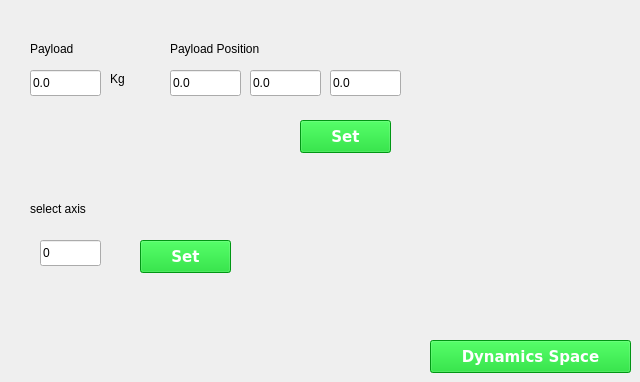
    <widget class="QWidget" name="tab_state">
     <attribute name="title">
      <string>Dynamics Space</string>
     </attribute>
     <widget class="QPushButton" name="btn_dyn_space">
      <property name="geometry">
       <rect>
        <x>430</x>
        <y>340</y>
        <width>201</width>
        <height>33</height>
       </rect>
      </property>
      <property name="palette">
       <palette>
        <active>
         <colorrole role="WindowText">
          <brush brushstyle="SolidPattern">
           <color alpha="255">
            <red>255</red>
            <green>255</green>
            <blue>255</blue>
           </color>
          </brush>
         </colorrole>
         <colorrole role="Button">
          <brush brushstyle="SolidPattern">
           <color alpha="255">
            <red>0</red>
            <green>210</green>
            <blue>26</blue>
           </color>
          </brush>
         </colorrole>
         <colorrole role="Text">
          <brush brushstyle="SolidPattern">
           <color alpha="255">
            <red>255</red>
            <green>255</green>
            <blue>255</blue>
           </color>
          </brush>
         </colorrole>
         <colorrole role="ButtonText">
          <brush brushstyle="SolidPattern">
           <color alpha="255">
            <red>255</red>
            <green>255</green>
            <blue>255</blue>
           </color>
          </brush>
         </colorrole>
         <colorrole role="Base">
          <brush brushstyle="SolidPattern">
           <color alpha="255">
            <red>0</red>
            <green>210</green>
            <blue>26</blue>
           </color>
          </brush>
         </colorrole>
         <colorrole role="Window">
          <brush brushstyle="SolidPattern">
           <color alpha="255">
            <red>0</red>
            <green>210</green>
            <blue>26</blue>
           </color>
          </brush>
         </colorrole>
        </active>
        <inactive>
         <colorrole role="WindowText">
          <brush brushstyle="SolidPattern">
           <color alpha="255">
            <red>255</red>
            <green>255</green>
            <blue>255</blue>
           </color>
          </brush>
         </colorrole>
         <colorrole role="Button">
          <brush brushstyle="SolidPattern">
           <color alpha="255">
            <red>0</red>
            <green>210</green>
            <blue>26</blue>
           </color>
          </brush>
         </colorrole>
         <colorrole role="Text">
          <brush brushstyle="SolidPattern">
           <color alpha="255">
            <red>255</red>
            <green>255</green>
            <blue>255</blue>
           </color>
          </brush>
         </colorrole>
         <colorrole role="ButtonText">
          <brush brushstyle="SolidPattern">
           <color alpha="255">
            <red>255</red>
            <green>255</green>
            <blue>255</blue>
           </color>
          </brush>
         </colorrole>
         <colorrole role="Base">
          <brush brushstyle="SolidPattern">
           <color alpha="255">
            <red>0</red>
            <green>210</green>
            <blue>26</blue>
           </color>
          </brush>
         </colorrole>
         <colorrole role="Window">
          <brush brushstyle="SolidPattern">
           <color alpha="255">
            <red>0</red>
            <green>210</green>
            <blue>26</blue>
           </color>
          </brush>
         </colorrole>
        </inactive>
        <disabled>
         <colorrole role="WindowText">
          <brush brushstyle="SolidPattern">
           <color alpha="255">
            <red>255</red>
            <green>255</green>
            <blue>255</blue>
           </color>
          </brush>
         </colorrole>
         <colorrole role="Button">
          <brush brushstyle="SolidPattern">
           <color alpha="255">
            <red>0</red>
            <green>210</green>
            <blue>26</blue>
           </color>
          </brush>
         </colorrole>
         <colorrole role="Text">
          <brush brushstyle="SolidPattern">
           <color alpha="255">
            <red>255</red>
            <green>255</green>
            <blue>255</blue>
           </color>
          </brush>
         </colorrole>
         <colorrole role="ButtonText">
          <brush brushstyle="SolidPattern">
           <color alpha="255">
            <red>255</red>
            <green>255</green>
            <blue>255</blue>
           </color>
          </brush>
         </colorrole>
         <colorrole role="Base">
          <brush brushstyle="SolidPattern">
           <color alpha="255">
            <red>0</red>
            <green>210</green>
            <blue>26</blue>
           </color>
          </brush>
         </colorrole>
         <colorrole role="Window">
          <brush brushstyle="SolidPattern">
           <color alpha="255">
            <red>0</red>
            <green>210</green>
            <blue>26</blue>
           </color>
          </brush>
         </colorrole>
        </disabled>
       </palette>
      </property>
      <property name="font">
       <font>
        <family>Bitstream Vera Sans</family>
        <pointsize>11</pointsize>
        <weight>75</weight>
        <bold>true</bold>
       </font>
      </property>
      <property name="styleSheet">
       <string notr="true">background-color:#00d21a;color:white;border-color: black;</string>
      </property>
      <property name="text">
       <string>Dynamics Space</string>
      </property>
     </widget>
     <widget class="QPushButton" name="btn_dyn_axis_set">
      <property name="geometry">
       <rect>
        <x>140</x>
        <y>240</y>
        <width>91</width>
        <height>33</height>
       </rect>
      </property>
      <property name="palette">
       <palette>
        <active>
         <colorrole role="WindowText">
          <brush brushstyle="SolidPattern">
           <color alpha="255">
            <red>255</red>
            <green>255</green>
            <blue>255</blue>
           </color>
          </brush>
         </colorrole>
         <colorrole role="Button">
          <brush brushstyle="SolidPattern">
           <color alpha="255">
            <red>0</red>
            <green>210</green>
            <blue>26</blue>
           </color>
          </brush>
         </colorrole>
         <colorrole role="Text">
          <brush brushstyle="SolidPattern">
           <color alpha="255">
            <red>255</red>
            <green>255</green>
            <blue>255</blue>
           </color>
          </brush>
         </colorrole>
         <colorrole role="ButtonText">
          <brush brushstyle="SolidPattern">
           <color alpha="255">
            <red>255</red>
            <green>255</green>
            <blue>255</blue>
           </color>
          </brush>
         </colorrole>
         <colorrole role="Base">
          <brush brushstyle="SolidPattern">
           <color alpha="255">
            <red>0</red>
            <green>210</green>
            <blue>26</blue>
           </color>
          </brush>
         </colorrole>
         <colorrole role="Window">
          <brush brushstyle="SolidPattern">
           <color alpha="255">
            <red>0</red>
            <green>210</green>
            <blue>26</blue>
           </color>
          </brush>
         </colorrole>
        </active>
        <inactive>
         <colorrole role="WindowText">
          <brush brushstyle="SolidPattern">
           <color alpha="255">
            <red>255</red>
            <green>255</green>
            <blue>255</blue>
           </color>
          </brush>
         </colorrole>
         <colorrole role="Button">
          <brush brushstyle="SolidPattern">
           <color alpha="255">
            <red>0</red>
            <green>210</green>
            <blue>26</blue>
           </color>
          </brush>
         </colorrole>
         <colorrole role="Text">
          <brush brushstyle="SolidPattern">
           <color alpha="255">
            <red>255</red>
            <green>255</green>
            <blue>255</blue>
           </color>
          </brush>
         </colorrole>
         <colorrole role="ButtonText">
          <brush brushstyle="SolidPattern">
           <color alpha="255">
            <red>255</red>
            <green>255</green>
            <blue>255</blue>
           </color>
          </brush>
         </colorrole>
         <colorrole role="Base">
          <brush brushstyle="SolidPattern">
           <color alpha="255">
            <red>0</red>
            <green>210</green>
            <blue>26</blue>
           </color>
          </brush>
         </colorrole>
         <colorrole role="Window">
          <brush brushstyle="SolidPattern">
           <color alpha="255">
            <red>0</red>
            <green>210</green>
            <blue>26</blue>
           </color>
          </brush>
         </colorrole>
        </inactive>
        <disabled>
         <colorrole role="WindowText">
          <brush brushstyle="SolidPattern">
           <color alpha="255">
            <red>255</red>
            <green>255</green>
            <blue>255</blue>
           </color>
          </brush>
         </colorrole>
         <colorrole role="Button">
          <brush brushstyle="SolidPattern">
           <color alpha="255">
            <red>0</red>
            <green>210</green>
            <blue>26</blue>
           </color>
          </brush>
         </colorrole>
         <colorrole role="Text">
          <brush brushstyle="SolidPattern">
           <color alpha="255">
            <red>255</red>
            <green>255</green>
            <blue>255</blue>
           </color>
          </brush>
         </colorrole>
         <colorrole role="ButtonText">
          <brush brushstyle="SolidPattern">
           <color alpha="255">
            <red>255</red>
            <green>255</green>
            <blue>255</blue>
           </color>
          </brush>
         </colorrole>
         <colorrole role="Base">
          <brush brushstyle="SolidPattern">
           <color alpha="255">
            <red>0</red>
            <green>210</green>
            <blue>26</blue>
           </color>
          </brush>
         </colorrole>
         <colorrole role="Window">
          <brush brushstyle="SolidPattern">
           <color alpha="255">
            <red>0</red>
            <green>210</green>
            <blue>26</blue>
           </color>
          </brush>
         </colorrole>
        </disabled>
       </palette>
      </property>
      <property name="font">
       <font>
        <family>Bitstream Vera Sans</family>
        <pointsize>11</pointsize>
        <weight>75</weight>
        <bold>true</bold>
       </font>
      </property>
      <property name="styleSheet">
       <string notr="true">background-color:#00d21a;color:white;border-color: black;</string>
      </property>
      <property name="text">
       <string>Set</string>
      </property>
     </widget>
     <widget class="QLineEdit" name="lineEdit_axis_set">
      <property name="geometry">
       <rect>
        <x>40</x>
        <y>240</y>
        <width>61</width>
        <height>26</height>
       </rect>
      </property>
      <property name="text">
       <string>0</string>
      </property>
     </widget>
     <widget class="QLabel" name="label_7">
      <property name="geometry">
       <rect>
        <x>30</x>
        <y>200</y>
        <width>151</width>
        <height>17</height>
       </rect>
      </property>
      <property name="text">
       <string>select axis</string>
      </property>
     </widget>
     <widget class="QLineEdit" name="lineEdit_payload_space">
      <property name="geometry">
       <rect>
        <x>30</x>
        <y>70</y>
        <width>71</width>
        <height>26</height>
       </rect>
      </property>
      <property name="text">
       <string>0.0</string>
      </property>
     </widget>
     <widget class="QLabel" name="label_15">
      <property name="geometry">
       <rect>
        <x>30</x>
        <y>40</y>
        <width>67</width>
        <height>17</height>
       </rect>
      </property>
      <property name="text">
       <string>Payload</string>
      </property>
     </widget>
     <widget class="QLabel" name="label_16">
      <property name="geometry">
       <rect>
        <x>110</x>
        <y>70</y>
        <width>31</width>
        <height>17</height>
       </rect>
      </property>
      <property name="text">
       <string>Kg</string>
      </property>
     </widget>
     <widget class="QLabel" name="label_17">
      <property name="geometry">
       <rect>
        <x>170</x>
        <y>40</y>
        <width>161</width>
        <height>17</height>
       </rect>
      </property>
      <property name="text">
       <string>Payload Position</string>
      </property>
     </widget>
     <widget class="QLineEdit" name="lineEdit_payload_y_space">
      <property name="geometry">
       <rect>
        <x>250</x>
        <y>70</y>
        <width>71</width>
        <height>26</height>
       </rect>
      </property>
      <property name="text">
       <string>0.0</string>
      </property>
     </widget>
     <widget class="QLineEdit" name="lineEdit_payload_x_space">
      <property name="geometry">
       <rect>
        <x>170</x>
        <y>70</y>
        <width>71</width>
        <height>26</height>
       </rect>
      </property>
      <property name="text">
       <string>0.0</string>
      </property>
     </widget>
     <widget class="QLineEdit" name="lineEdit_payload_z_space">
      <property name="geometry">
       <rect>
        <x>330</x>
        <y>70</y>
        <width>71</width>
        <height>26</height>
       </rect>
      </property>
      <property name="text">
       <string>0.0</string>
      </property>
     </widget>
     <widget class="QPushButton" name="btn_dyn_space_set">
      <property name="geometry">
       <rect>
        <x>300</x>
        <y>120</y>
        <width>91</width>
        <height>33</height>
       </rect>
      </property>
      <property name="palette">
       <palette>
        <active>
         <colorrole role="WindowText">
          <brush brushstyle="SolidPattern">
           <color alpha="255">
            <red>255</red>
            <green>255</green>
            <blue>255</blue>
           </color>
          </brush>
         </colorrole>
         <colorrole role="Button">
          <brush brushstyle="SolidPattern">
           <color alpha="255">
            <red>0</red>
            <green>210</green>
            <blue>26</blue>
           </color>
          </brush>
         </colorrole>
         <colorrole role="Text">
          <brush brushstyle="SolidPattern">
           <color alpha="255">
            <red>255</red>
            <green>255</green>
            <blue>255</blue>
           </color>
          </brush>
         </colorrole>
         <colorrole role="ButtonText">
          <brush brushstyle="SolidPattern">
           <color alpha="255">
            <red>255</red>
            <green>255</green>
            <blue>255</blue>
           </color>
          </brush>
         </colorrole>
         <colorrole role="Base">
          <brush brushstyle="SolidPattern">
           <color alpha="255">
            <red>0</red>
            <green>210</green>
            <blue>26</blue>
           </color>
          </brush>
         </colorrole>
         <colorrole role="Window">
          <brush brushstyle="SolidPattern">
           <color alpha="255">
            <red>0</red>
            <green>210</green>
            <blue>26</blue>
           </color>
          </brush>
         </colorrole>
        </active>
        <inactive>
         <colorrole role="WindowText">
          <brush brushstyle="SolidPattern">
           <color alpha="255">
            <red>255</red>
            <green>255</green>
            <blue>255</blue>
           </color>
          </brush>
         </colorrole>
         <colorrole role="Button">
          <brush brushstyle="SolidPattern">
           <color alpha="255">
            <red>0</red>
            <green>210</green>
            <blue>26</blue>
           </color>
          </brush>
         </colorrole>
         <colorrole role="Text">
          <brush brushstyle="SolidPattern">
           <color alpha="255">
            <red>255</red>
            <green>255</green>
            <blue>255</blue>
           </color>
          </brush>
         </colorrole>
         <colorrole role="ButtonText">
          <brush brushstyle="SolidPattern">
           <color alpha="255">
            <red>255</red>
            <green>255</green>
            <blue>255</blue>
           </color>
          </brush>
         </colorrole>
         <colorrole role="Base">
          <brush brushstyle="SolidPattern">
           <color alpha="255">
            <red>0</red>
            <green>210</green>
            <blue>26</blue>
           </color>
          </brush>
         </colorrole>
         <colorrole role="Window">
          <brush brushstyle="SolidPattern">
           <color alpha="255">
            <red>0</red>
            <green>210</green>
            <blue>26</blue>
           </color>
          </brush>
         </colorrole>
        </inactive>
        <disabled>
         <colorrole role="WindowText">
          <brush brushstyle="SolidPattern">
           <color alpha="255">
            <red>255</red>
            <green>255</green>
            <blue>255</blue>
           </color>
          </brush>
         </colorrole>
         <colorrole role="Button">
          <brush brushstyle="SolidPattern">
           <color alpha="255">
            <red>0</red>
            <green>210</green>
            <blue>26</blue>
           </color>
          </brush>
         </colorrole>
         <colorrole role="Text">
          <brush brushstyle="SolidPattern">
           <color alpha="255">
            <red>255</red>
            <green>255</green>
            <blue>255</blue>
           </color>
          </brush>
         </colorrole>
         <colorrole role="ButtonText">
          <brush brushstyle="SolidPattern">
           <color alpha="255">
            <red>255</red>
            <green>255</green>
            <blue>255</blue>
           </color>
          </brush>
         </colorrole>
         <colorrole role="Base">
          <brush brushstyle="SolidPattern">
           <color alpha="255">
            <red>0</red>
            <green>210</green>
            <blue>26</blue>
           </color>
          </brush>
         </colorrole>
         <colorrole role="Window">
          <brush brushstyle="SolidPattern">
           <color alpha="255">
            <red>0</red>
            <green>210</green>
            <blue>26</blue>
           </color>
          </brush>
         </colorrole>
        </disabled>
       </palette>
      </property>
      <property name="font">
       <font>
        <family>Bitstream Vera Sans</family>
        <pointsize>11</pointsize>
        <weight>75</weight>
        <bold>true</bold>
       </font>
      </property>
      <property name="styleSheet">
       <string notr="true">background-color:#00d21a;color:white;border-color: black;</string>
      </property>
      <property name="text">
       <string>Set</string>
      </property>
     </widget>
     <widget class="roundProgressBar" name="widget" native="true">
      <property name="geometry">
       <rect>
        <x>480</x>
        <y>200</y>
        <width>120</width>
        <height>80</height>
       </rect>
      </property>
     </widget>
    </widget>
